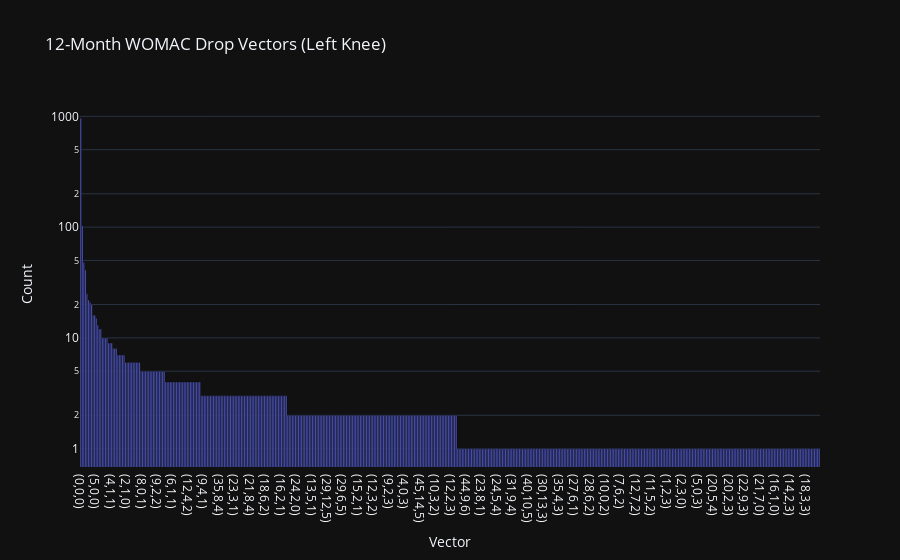
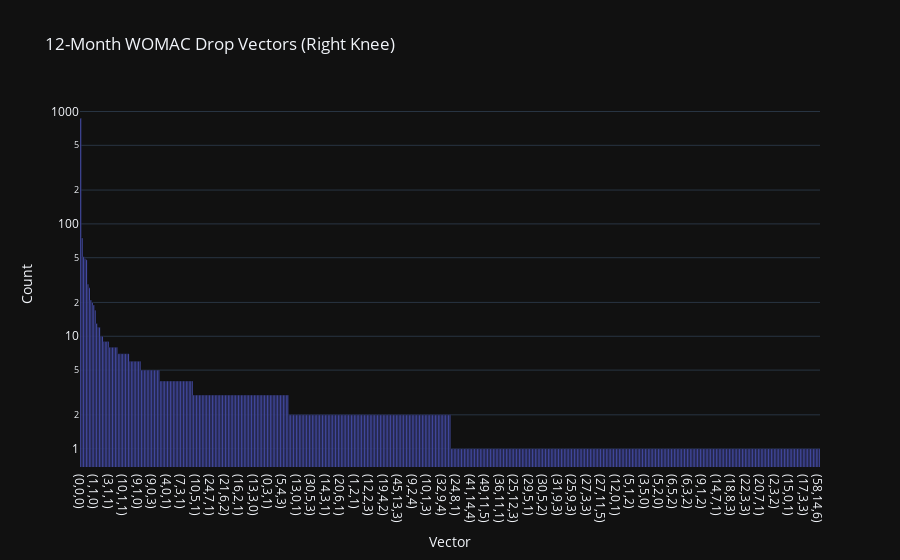

Notebook code cell kept with these figures, in order:
### Markdown cell above
## 1.2 WOMAC Data Distribution

### Code cell
from scripts.womac.womac_distribution import v01_womac_drop_vectors_left_chart, v01_womac_drop_vectors_right_chart

v01_womac_drop_vectors_left_chart.show()
v01_womac_drop_vectors_right_chart.show()

### Figure 1 — Plotly figure (JSON) as saved in the notebook; plotly's stock layout.template omitted (floating-point values rounded to 4 significant figures; data arrays with more than 128 entries replaced by an {"elided": "..."} marker saying what was removed)
{"data": [{"hovertemplate": "Vector=%{x}<br>Count=%{y}<extra></extra>", "legendgroup": "", "marker": {"color": "#636efa", "pattern": {"shape": ""}}, "name": "", "orientation": "v", "showlegend": false, "textposition": "auto", "x": {"elided": "479 str values"}, "xaxis": "x", "y": {"elided": "479 int values"}, "yaxis": "y", "type": "bar"}], "layout": {"xaxis": {"anchor": "y", "domain": [0.0, 1.0], "title": {"text": "Vector"}}, "yaxis": {"anchor": "x", "domain": [0.0, 1.0], "title": {"text": "Count"}, "type": "log"}, "legend": {"tracegroupgap": 0}, "title": {"text": "12-Month WOMAC Drop Vectors (Left Knee)"}, "barmode": "relative"}}

### Figure 2 — Plotly figure (JSON) as saved in the notebook; plotly's stock layout.template omitted (floating-point values rounded to 4 significant figures; data arrays with more than 128 entries replaced by an {"elided": "..."} marker saying what was removed)
{"data": [{"hovertemplate": "Vector=%{x}<br>Count=%{y}<extra></extra>", "legendgroup": "", "marker": {"color": "#636efa", "pattern": {"shape": ""}}, "name": "", "orientation": "v", "showlegend": false, "textposition": "auto", "x": {"elided": "511 str values"}, "xaxis": "x", "y": {"elided": "511 int values"}, "yaxis": "y", "type": "bar"}], "layout": {"xaxis": {"anchor": "y", "domain": [0.0, 1.0], "title": {"text": "Vector"}}, "yaxis": {"anchor": "x", "domain": [0.0, 1.0], "title": {"text": "Count"}, "type": "log"}, "legend": {"tracegroupgap": 0}, "title": {"text": "12-Month WOMAC Drop Vectors (Right Knee)"}, "barmode": "relative"}}
